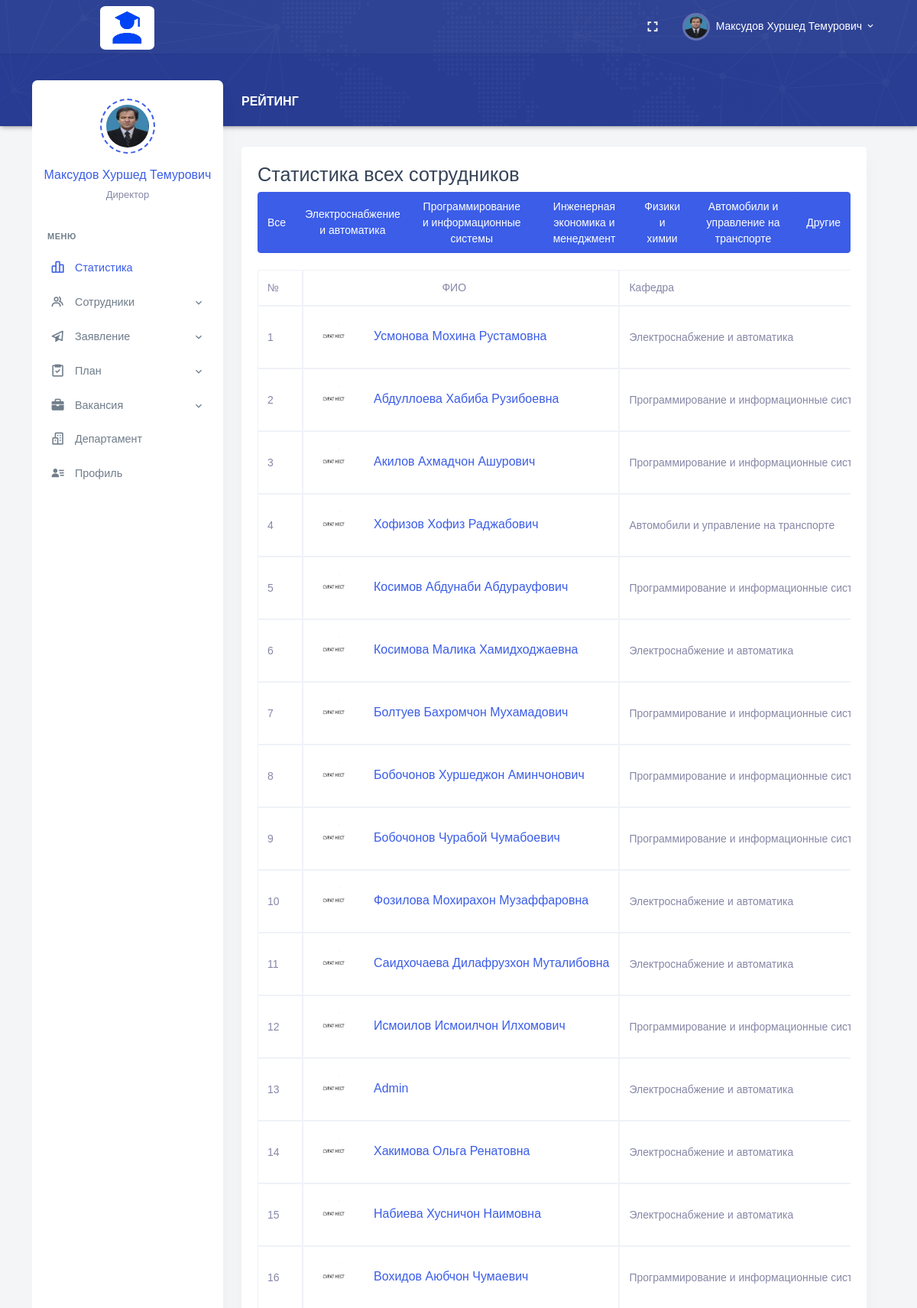
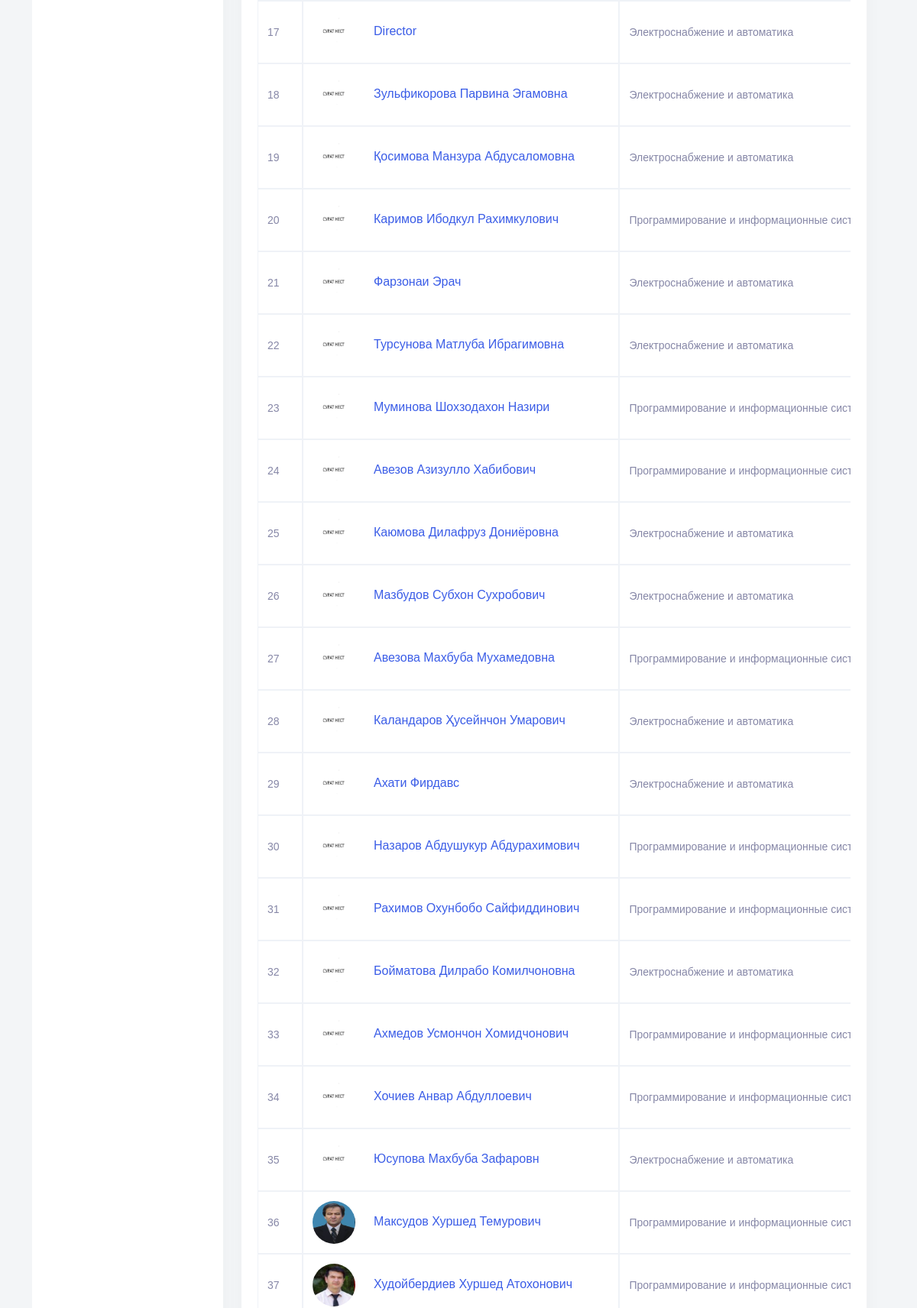
/HR/index.php (signed in, upper part), run on the app's committed database (2 pictures, top to bottom).
### tables this page shows
CREATE TABLE `employees` (
  `Employee_Id` int NOT NULL AUTO_INCREMENT,
  `Full_Name` varchar(255) DEFAULT NULL,
  `Date_of_Birth` date DEFAULT NULL,
  `Place_of_Birth` varchar(255) DEFAULT NULL,
  `Position_Id` int DEFAULT NULL,
  `Degree_Id` int DEFAULT NULL,
  `Faculty_Id` int DEFAULT NULL,
  `Department_Id` int DEFAULT NULL,
  `User_Role_Id` int DEFAULT NULL,
  `Email` varchar(255) DEFAULT NULL,
  `Phone_Number` varchar(20) DEFAULT NULL,
  `Employee_Number` varchar(20) DEFAULT NULL,
  `Date_Added` date DEFAULT NULL,
  `Path_Photo` varchar(255) DEFAULT NULL,
  `Username` varchar(255) DEFAULT NULL,
  `Password` varchar(255) DEFAULT NULL,
  PRIMARY KEY (`Employee_Id`),
  KEY `Degree_Id` (`Degree_Id`),
  KEY `Faculty_Id` (`Faculty_Id`),
  KEY `Department_Id` (`Department_Id`),
  KEY `User_Role_Id` (`User_Role_Id`),
  KEY `employees_ibfk_1` (`Position_Id`),
  CONSTRAINT `employees_ibfk_1` FOREIGN KEY (`Position_Id`) REFERENCES `positions` (`Position_Id`) ON DELETE CASCADE ON UPDATE CASCADE,
  CONSTRAINT `employees_ibfk_2` FOREIGN KEY (`Degree_Id`) REFERENCES `degrees` (`Degree_Id`) ON DELETE CASCADE ON UPDATE CASCADE,
  CONSTRAINT `employees_ibfk_3` FOREIGN KEY (`Faculty_Id`) REFERENCES `faculties` (`Faculty_Id`) ON DELETE CASCADE ON UPDATE CASCADE,
  CONSTRAINT `employees_ibfk_4` FOREIGN KEY (`Department_Id`) REFERENCES `departments` (`Department_Id`) ON DELETE CASCADE ON UPDATE CASCADE,
  CONSTRAINT `employees_ibfk_5` FOREIGN KEY (`User_Role_Id`) REFERENCES `user_roles` (`User_Role_Id`) ON DELETE CASCADE ON UPDATE CASCADE
);

CREATE TABLE `positions` (
  `Position_Id` int NOT NULL,
  `Position_Name` varchar(255) DEFAULT NULL,
  PRIMARY KEY (`Position_Id`)
);

### HR/index.php (the view, shortened to what this page needs)
<?php
require_once "header.php";
?>
<div class="main-content">
    <div class="page-content">
        <div class="row">
            <div class="col-12">
                <div class="page-title-box d-flex align-items-center justify-content-between">
                    <h4 class="page-title mb-0 font-size-18">Рейтинг</h4>
                </div>
            </div>
        </div>
        <div class="row">
            <div class="col-lg-12">
                <div class="card">
                    <div class="card-body">
                        <div class="table-responsive">
                            <h3>Статистика всех сотрудников</h3>
                            <div class="btn-group mb-3 d-flex justify-content-end">
                                <button type="button" class="btn btn-primary filterBtn" data-filter="all">Все</button>
                                <button type="button" class="btn btn-primary filterBtn"
                                    data-filter="Электроснабжение и автоматика">Электроснабжение и автоматика</button>
                                <button type="button" class="btn btn-primary filterBtn"
                                    data-filter="Программирование и информационные  системы">Программирование и информационные  системы</button>
                                <button type="button" class="btn btn-primary filterBtn"
                                    data-filter="Инженерная экономика и менеджмент">Инженерная экономика и менеджмент</button>
                                <button type="button" class="btn btn-primary filterBtn"
                                    data-filter=" Физики и химии"> Физики и химии</button>
                                <button type="button" class="btn btn-primary filterBtn"
                                    data-filter="Автомобили и управление на транспорте">Автомобили и управление на транспорте</button>
                                <button class="btn btn-primary dropdown-toggle" type="button" id="departmentDropdown" data-bs-toggle="dropdown" aria-expanded="false">
        Другие
    </button>
                            </div>
                            <div class="table-responsive">
                                <table id="datatable" class="table table-bordered dt-responsive nowrap"
                                    style="border-collapse: collapse; border-spacing: 0; width: 100%;">
                                    <thead>
                                        <tr>
                                            <th>№</th>
                                            <th class="text-center">ФИО</th>
                                            <th>Кафедра</th>
                                        </tr>
                                    </thead>
                                    <tbody>
                                        <?php
                                        require_once "../conn.php";
                                        $sql = "SELECT e.Employee_Id,
        e.Full_Name AS FullName,
        IFNULL(dep.Department_Name, 'Не указан') AS Department,
        IFNULL(tc.TotalCredit, 0) AS TotalCredit,
        IFNULL(r.Rating, 0) AS Rating,
        IFNULL(e.Path_Photo, '1.jpg') AS Path_Photo
        FROM employees e
        LEFT JOIN (SELECT Employee_Id, SUM(p.Plan_Credit) AS TotalCredit
                   FROM tasks_completed tc
                   LEFT JOIN plans p ON tc.Plan_Id = p.Plan_Id
                   GROUP BY Employee_Id) tc ON e.Employee_Id = tc.Employee_Id
        LEFT JOIN ratings r ON e.Employee_Id = r.Employee_Id
        LEFT JOIN departments dep ON e.Department_Id = dep.Department_Id
        ORDER BY Rating DESC";
                                        $result = $conn->query($sql);
                                        $count = 0;
while ($row = $result->fetch_assoc()) {
    $count++;
    $photoPath = "../Personal/upload/" . $row["Path_Photo"];
    echo "<tr>";
    echo "<td class='align-middle'>" . $count . "</td>";
    echo "<td class='align-middle'>" .
         "<div class='d-flex align-items-center'>" .
         "<div class='me-4'>" .
         "<img src='" . $photoPath . "' alt='' class='avatar-sm rounded-circle'>" .
         "</div>" .
         "<div>" .
         "<h5 class='font-size-16 mb-1'><a href='vazorat.php?employeeId=" . $row["Employee_Id"] . "' class='rating-link'>" . $row["FullName"] . "</a></h5>" .
         "</div>" .
         "</div>" .
         "</td>";
         echo "<td class='align-middle'>" . $row["Department"] . "</td>";
    echo "</tr>";
}
                                        ?>
                                    </tbody>
                                </table>
                            </div>
                        </div>
                    </div>
                </div>
            </div>
        </div>
</div>
<?php
require_once "footer.php";
?>

### HR/header.php (shortened to what this page needs)
<?php
    require_once "../conn.php";
    $sql_command = "SELECT e.*, p.Position_Name, e.Path_Photo
    FROM employees e
    INNER JOIN positions p ON e.Position_Id = p.Position_Id
    WHERE e.Username = '{$_SESSION['Username']}'";
$result = mysqli_query($conn, $sql_command);
if (mysqli_num_rows($result) > 0) {
while ($rows = mysqli_fetch_assoc($result)) {
$Full_Name = ucwords($rows["Full_Name"]);
$Position_Name = $rows["Position_Name"];
$Path_Photo = $rows["Path_Photo"];
}
}
?>
<!doctype html>
<html lang="en">
<head>
    <link href="/assets/css/bootstrap.min.css" id="bootstrap-style" rel="stylesheet" type="text/css" />
    <link href="/assets/css/app.min.css" id="app-style" rel="stylesheet" type="text/css" />
    <link href="/assets/libs/datatables.net-bs4/css/dataTables.bootstrap4.min.css" rel="stylesheet" type="text/css" />
    <link href="/assets/libs/datatables.net-buttons-bs4/css/buttons.bootstrap4.min.css" rel="stylesheet"
        type="text/css" />
    <link href="/assets/libs/datatables.net-responsive-bs4/css/responsive.bootstrap4.min.css" rel="stylesheet"
        type="text/css" />
    <link href="/assets/css/icons.min.css" rel="stylesheet" type="text/css" />
</head>
<body data-layout="detached" data-topbar="colored">
<div class="container-fluid">
        <div id="layout-wrapper">
        <header id="page-topbar" class="fixed-top">
                <div class="navbar-header">
                    <div class="container-fluid">
                        <div class="float-end">
                            <div class="dropdown d-none d-lg-inline-block ms-1">
                                <button type="button" class="btn header-item noti-icon waves-effect"
                                    data-toggle="fullscreen">
                                    <i class="mdi mdi-fullscreen"></i>
                                </button>
                            </div>
                            <div class="dropdown d-inline-block">
                                <button type="button" class="btn header-item waves-effect"
                                    id="page-header-user-dropdown" data-bs-toggle="dropdown" aria-haspopup="true"
                                    aria-expanded="false">
                                    <img class="rounded-circle header-profile-user"
                                        src="../Personal/upload/<?php if(!empty($Path_Photo)){ echo $Path_Photo; }else{ echo "1.jpg"; } ?>" alt="Header Avatar">
                                    <span class="d-none d-xl-inline-block ms-1"><?php echo $Full_Name; ?></span>
                                    <i class="mdi mdi-chevron-down d-none d-xl-inline-block"></i>
                                </button>
                            </div>
                        </div>
                        <div>
                            <div class="navbar-brand-box">
                                <a href="index.php" class="logo logo-light" style="margin-left: 65px;">
                                    <span class="logo-lg">
                                        <img src="/assets/images/LogoEX.png" alt="" height="57"
                                            style="border-radius: 10%;">
                                    </span>
                                </a>
                            </div>
                        </div>
                    </div>
            </header>
            <div class="vertical-menu">
                <div class="h-100">
                    <div class="user-wid text-center py-4">
                        <div class="user-img">
                            <img src="../Personal/upload/<?php if(!empty($Path_Photo)){ echo $Path_Photo; }else{ echo "1.jpg"; } ?>" alt=""
                                class="avatar-md mx-auto rounded-circle">
                        </div>
                        <div class="mt-3">
                            <a href="#" class="text-reset fw-medium font-size-16"><?php echo $Full_Name; ?></a>
                            <p class="text-muted mt-1 mb-0 font-size-13"><?php echo $Position_Name; ?></p>
                        </div>
                    </div>
                    <div id="sidebar-menu">
                        <ul class="metismenu list-unstyled" id="side-menu">
                            <li class="menu-title">Меню</li>
                            <li>
                                <a href="index.php" class="waves-effect">
                                    <i class="bx bx-bar-chart-alt-2"></i>
                                    <span>Статистика</span>
                                </a>
                            </li>
                            <li>
                                <a href="javascript: void(0);" class="has-arrow waves-effect">
                                    <i class="bx bx-group"></i>
                                    <span>Сотрудники</span>
                                </a>
                            </li>
                            <li>
                                <a href="javascript: void(0);" class="has-arrow waves-effect">
                                    <i class="bx bx-paper-plane"></i>
                                    <span>Заявление</span>
                                </a>
                            </li>
                            <li>
                                <a href="javascript: void(0);" class="has-arrow waves-effect">
                                    <i class="bx bx-task"></i>
                                    <span>План</span>
                                </a>
                            </li>
                            <li>
                                <a href="javascript: void(0);" class="has-arrow waves-effect">
                                    <i class="bx bxs-briefcase"></i>
                                    <span>Вакансия</span>
                                </a>
                            </li>
                            <li>
                                <a href="departament.php" class="waves-effect">
                                    <i class="bx bx-buildings"></i>
                                    <span>Департамент</span>
                                </a>
                            </li>
                            <li>
                                <a href="profile.php" class="waves-effect">
                                    <i class="bx bxs-user-detail"></i>
                                    <span>Профиль</span>
                                </a>
                            </li>
                    </div>
                </div>
            </div>

### HR/header.php (style rules this page uses)
.fixed-top { position: fixed; width: 100%; z-index: 1030; }

### data on the page
employees: Path_Photo (picture), Full_Name "Максудов Хуршед Темурович", Position_Id.Position_Name "Директор", shows a picture, Department "Программирование и информационные…"
employees: Full_Name "Усмонова Мохина Рустамовна", Department "Электроснабжение и автоматика"
employees: Full_Name "Абдуллоева Хабиба Рузибоевна", Department "Программирование и информационные…"
employees: Full_Name "Акилов Ахмадчон Ашурович", Department "Программирование и информационные…"
employees: Full_Name "Хофизов Хофиз Раджабович", Department "Автомобили и управление на транспорте"
employees: Full_Name "Косимов Абдунаби Абдурауфович", Department "Программирование и информационные…"
employees: Full_Name "Косимова Малика Хамидходжаевна", Department "Электроснабжение и автоматика"
employees: Full_Name "Болтуев Бахромчон Мухамадович", Department "Программирование и информационные…"
employees: Full_Name "Бобочонов Хуршеджон Аминчонович", Department "Программирование и информационные…"
employees: Full_Name "Бобочонов Чурабой Чумабоевич", Department "Программирование и информационные…"
employees: Full_Name "Фозилова Мохирахон Музаффаровна", Department "Электроснабжение и автоматика"
employees: Full_Name "Саидхочаева Дилафрузхон Муталибовна", Department "Электроснабжение и автоматика"
employees: Full_Name "Исмоилов Исмоилчон Илхомович", Department "Программирование и информационные…"
employees: Full_Name "Admin", Department "Электроснабжение и автоматика"
employees: Full_Name "Хакимова Ольга Ренатовна", Department "Электроснабжение и автоматика"
employees: Full_Name "Набиева Хусничон Наимовна", Department "Электроснабжение и автоматика"
employees: Full_Name "Вохидов Аюбчон Чумаевич", Department "Программирование и информационные…"
employees: Full_Name "Director", Department "Электроснабжение и автоматика"
employees: Full_Name "Зульфикорова Парвина Эгамовна", Department "Электроснабжение и автоматика"
employees: Full_Name "Қосимова Манзура Абдусаломовна", Department "Электроснабжение и автоматика"
employees: Full_Name "Каримов Ибодкул Рахимкулович", Department "Программирование и информационные…"
employees: Full_Name "Фарзонаи Эрач", Department "Электроснабжение и автоматика"
employees: Full_Name "Турсунова Матлуба Ибрагимовна", Department "Электроснабжение и автоматика"
employees: Full_Name "Муминова Шохзодахон Назири", Department "Программирование и информационные…"
employees: Full_Name "Авезов Азизулло Хабибович", Department "Программирование и информационные…"
employees: Full_Name "Каюмова Дилафруз Дониёровна", Department "Электроснабжение и автоматика"
employees: Full_Name "Мазбудов Субхон Сухробович", Department "Электроснабжение и автоматика"
employees: Full_Name "Авезова Махбуба Мухамедовна", Department "Программирование и информационные…"
employees: Full_Name "Каландаров Ҳусейнчон Умарович", Department "Электроснабжение и автоматика"
employees: Full_Name "Ахати Фирдавс", Department "Электроснабжение и автоматика"
employees: Full_Name "Назаров Абдушукур Абдурахимович", Department "Программирование и информационные…"
employees: Full_Name "Рахимов Охунбобо Сайфиддинович", Department "Программирование и информационные…"
employees: Full_Name "Бойматова Дилрабо Комилчоновна", Department "Электроснабжение и автоматика"
employees: Full_Name "Ахмедов Усмончон Хомидчонович", Department "Программирование и информационные…"
employees: Full_Name "Хочиев Анвар Абдуллоевич", Department "Программирование и информационные…"
employees: Full_Name "Юсупова Махбуба Зафаровн", Department "Электроснабжение и автоматика"
employees: shows a picture, Full_Name "Худойбердиев Хуршед Атохонович", Department "Программирование и информационные…"
